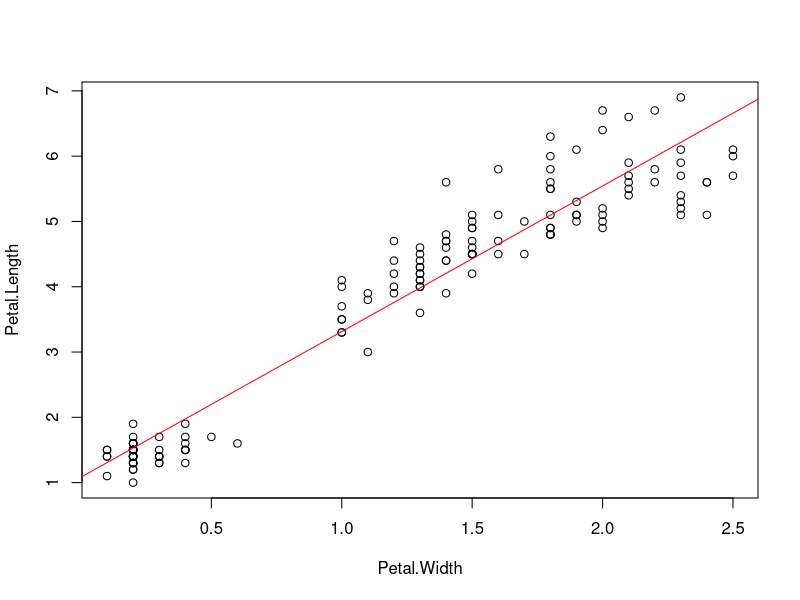

The R source for this figure:
## ---- chunk 1
data(iris)
## ---- chunk 2
 lmXY <- lm(Petal.Length~Petal.Width,iris)
lmXY
 plot(Petal.Length~Petal.Width,iris)
 abline(lmXY,col="red")

## ---- chunk 3
summary(lmXY)
summary(lmXY)$r.squared
## ---- chunk 4
new_width<-c(0.6,0.7,1.8)
# option 1
lmXY$coefficients
predictedLength <- unname(lmXY$coefficients[1] + lmXY$coefficients[2]*new_width)
predictedLength
# option 2
dfnew_width<-data.frame(Petal.Width=c(0.6,0.7,1.8))
predict(lmXY,dfnew_width)
